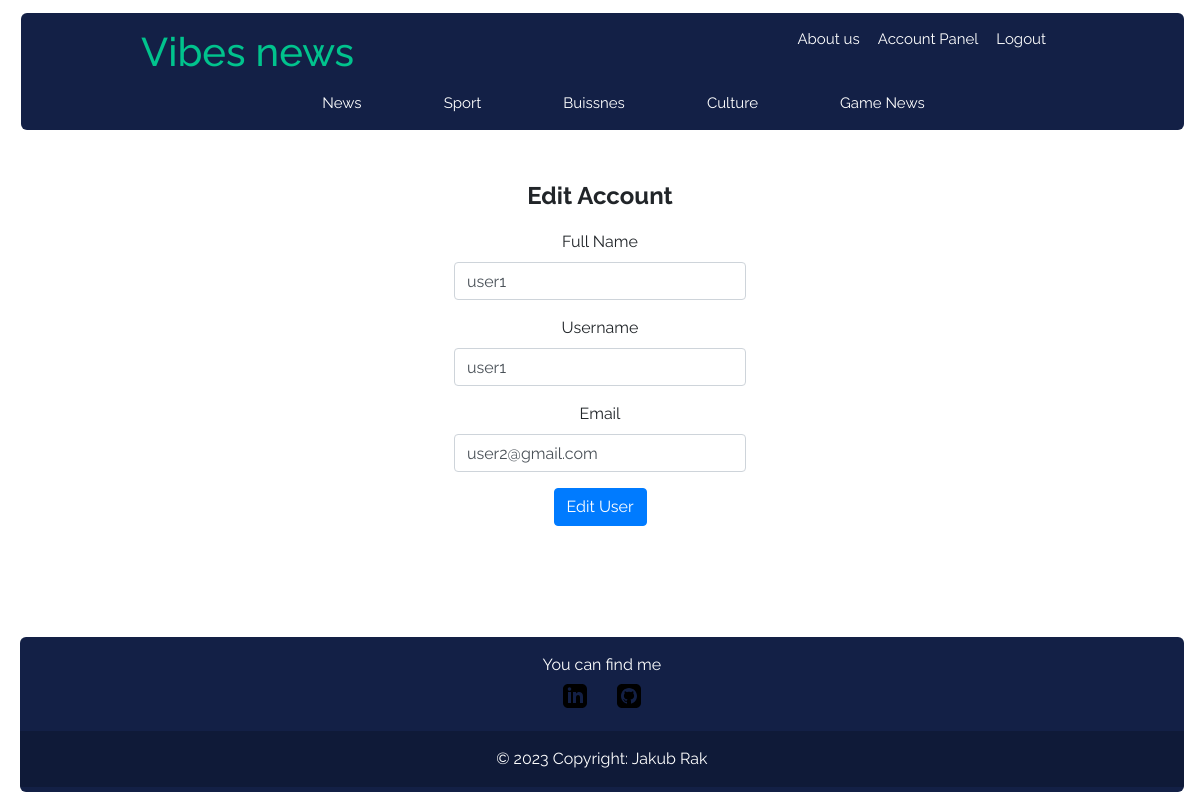
Screenshot of /edit_account (signed in) with the database file from the repository.
### vibes/models.py (models this page shows, shortened)
class User(db.Model, UserMixin):
    id = db.Column (db.Integer, primary_key = True)
    fullname = db.Column (db.String(100), nullable = False)
    username = db.Column (db.String(100), unique = True, nullable = False)
    email = db.Column (db.String(250), unique = True, nullable = False)
    password = db.Column (db.String(255), nullable = False)
    admin_rights = db.Column (db.Integer, nullable = False, default = 0)
    create_time = db.Column (db.DateTime, nullable = False, default = datetime.utcnow)
    articles = db.relationship('Article', backref = 'author', lazy = True)
    category = db.relationship('Category', secondary = Rights, backref = 'users', lazy = True)

### vibes/user/routes.py (the view, shortened to what this page needs)
@user.route("/edit_account", methods = ["GET", "POST"])
@login_required
def edit_account():
    user: User = User.query.get_or_404(current_user.id)
    if current_user.is_authenticated and current_user.admin_rights != 2:
        form: object = ChangeUserFormEditor()
        form.fullname.data: str= user.fullname
        form.username.data: str = user.username
        form.email.data: str = user.email
        return render_template('edit_account.html', title = 'Edit Account', legend = 'Edit Account', current_user = current_user, form = form)
    else:
        abort(403)

### vibes/user/forms.py (shortened to what this page needs)
class ChangeUserFormEditor (FlaskForm):
    fullname = StringField('Full Name', validators=[data_required(), Length(min = 2, max = 100)])
    username = StringField('Username', validators=[data_required(), Length(min = 2, max = 100)])
    email = StringField('Email', validators=[data_required(), Email()])
    submit = SubmitField('Edit User')

### vibes/models.py (called while the page is built)
@login_manager.user_loader
def load_user(user_id: int) -> object:
    return User.query.get(int(user_id))

### vibes/templates/edit_account.html (shortened to what this page needs)
{% extends "layout.html" %}
{% block content %}
  <form class="font-style-root d-flex flex-column mt-5" method="POST" action="">
    <fieldset>
      {% if legend %}
        <legend class="d-flex justify-content-center font-weight-bold mb-3">{{ legend }}</legend>
      {% else %}
        <legend class="d-flex justify-content-center font-weight-bold mb-3">Vibes Form</legend>
      {% endif %}
      <div class="form-group mb-3">
        {{ form.fullname.label(class="d-flex justify-content-center") }}
        {% if form.fullname.errors %}
          {{form.fullname(class="form-control", style="width:25%; margin-left:37.5%;")}}
          <div class="d-flex justify-content-center mt-2">
          {% for erorr in form.fullname.errors %}
            <span class="font-weight-bold border border-danger text-center" style="width: 25%;">{{erorr}}</span>
          {% endfor %}
          </div>
        {% else %}
          {{form.fullname(class="form-control", style="width:25%; margin-left:37.5%;") }}
        {% endif %}
      </div>
      <div class="form-group mb-3">
        {{ form.username.label(class="d-flex justify-content-center") }}
        {% if form.username.errors %}
          {{form.username(class="form-control", style="width:25%; margin-left:37.5%;")}}
          <div class="d-flex justify-content-center mt-2">
          {% for erorr in form.username.errors %}
            <span class="font-weight-bold border border-danger text-center" style="width: 25%;">{{erorr}}</span>
          {% endfor %}
          </div>
        {% else %}
          {{form.username(class="form-control", style="width:25%; margin-left:37.5%;") }}
        {% endif %}
      </div>
      <div class="form-group mb-3">
        {{ form.email.label(class="d-flex justify-content-center") }}
        {% if form.email.errors %}
          {{form.email(class="form-control", style="width:25%; margin-left:37.5%;")}}
          <div class="d-flex justify-content-center mt-2">
          {% for erorr in form.email.errors %}
            <span class="font-weight-bold border border-danger text-center" style="width: 25%;">{{erorr}}</span>
          {% endfor %}
          </div>
        {% else %}
          {{form.email(class="form-control", style="width:25%; margin-left:37.5%;") }}
        {% endif %}
      </div>
    </fieldset>
    <div class="d-flex justify-content-center mb-2">{{ form.submit(class="btn btn-primary")}}</div>
  </form>
{% endblock content %}

### vibes/static/style.css (style rules this page uses)
:root { --black: #191e29; --dark-blue: #132046; --neon-green: #01c38d; --grey: #696e79; --white: #ffff; --font-family: "Raleway", sans-serif; }
body { min-height: 98vh; margin: 0; display: grid; grid-template-rows: auto 1fr auto; }
.font-style-root { font-family: var(--font-family); }

### rows the page displays
User: fullname "user1", username "user1", email "user2@gmail.com"

### other values shown
{{ legend }} "Edit Account"
